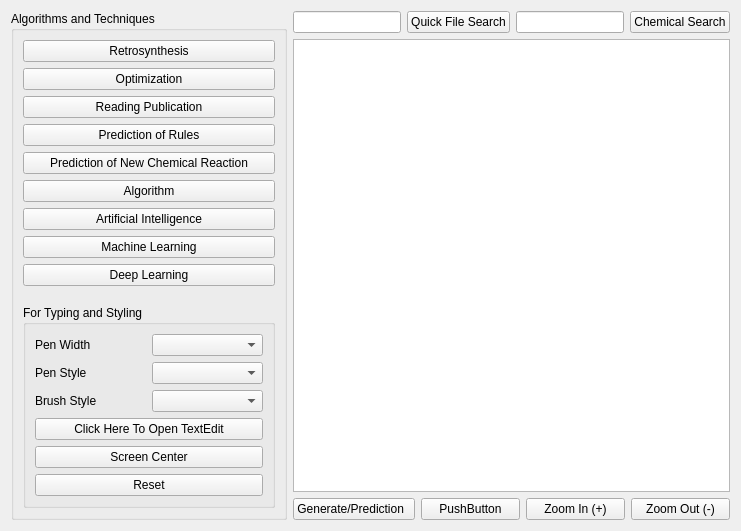
  <widget class="QWidget" name="centralwidget">
   <layout class="QHBoxLayout" name="horizontalLayout_3">
    <item>
     <layout class="QVBoxLayout" name="verticalLayout_5">
      <item>
       <widget class="QGroupBox" name="groupBox">
        <property name="title">
         <string>Algorithms and Techniques</string>
        </property>
        <layout class="QVBoxLayout" name="verticalLayout_6">
         <item>
          <layout class="QVBoxLayout" name="verticalLayout_4">
           <item>
            <widget class="QPushButton" name="pushButton">
             <property name="text">
              <string>Retrosynthesis</string>
             </property>
            </widget>
           </item>
           <item>
            <widget class="QPushButton" name="pushButton_2">
             <property name="text">
              <string>Optimization</string>
             </property>
            </widget>
           </item>
           <item>
            <widget class="QPushButton" name="pushButton_3">
             <property name="text">
              <string>Reading Publication</string>
             </property>
            </widget>
           </item>
           <item>
            <widget class="QPushButton" name="pushButton_4">
             <property name="text">
              <string>Prediction of Rules</string>
             </property>
            </widget>
           </item>
           <item>
            <widget class="QPushButton" name="pushButton_5">
             <property name="text">
              <string>Prediction of New Chemical Reaction</string>
             </property>
            </widget>
           </item>
           <item>
            <widget class="QPushButton" name="pushButton_6">
             <property name="text">
              <string>Algorithm</string>
             </property>
            </widget>
           </item>
           <item>
            <widget class="QPushButton" name="pushButton_7">
             <property name="text">
              <string>Artificial Intelligence</string>
             </property>
            </widget>
           </item>
           <item>
            <widget class="QPushButton" name="pushButton_8">
             <property name="text">
              <string>Machine Learning</string>
             </property>
            </widget>
           </item>
           <item>
            <widget class="QPushButton" name="pushButton_9">
             <property name="text">
              <string>Deep Learning</string>
             </property>
            </widget>
           </item>
           <item>
            <spacer name="verticalSpacer">
             <property name="orientation">
              <enum>Qt::Vertical</enum>
             </property>
             <property name="sizeHint" stdset="0">
              <size>
               <width>252</width>
               <height>13</height>
              </size>
             </property>
            </spacer>
           </item>
          </layout>
         </item>
         <item>
          <widget class="QGroupBox" name="groupBox_2">
           <property name="title">
            <string>For Typing and Styling</string>
           </property>
           <layout class="QVBoxLayout" name="verticalLayout">
            <item>
             <layout class="QHBoxLayout" name="horizontalLayout_6">
              <item>
               <widget class="QLabel" name="label_3">
                <property name="text">
                 <string>Pen Width</string>
                </property>
               </widget>
              </item>
              <item>
               <widget class="QComboBox" name="penwidthcomboBox"/>
              </item>
             </layout>
            </item>
            <item>
             <layout class="QHBoxLayout" name="horizontalLayout_4">
              <item>
               <widget class="QLabel" name="label">
                <property name="text">
                 <string>Pen Style</string>
                </property>
               </widget>
              </item>
              <item>
               <widget class="QComboBox" name="penstylecomboBox"/>
              </item>
             </layout>
            </item>
            <item>
             <layout class="QHBoxLayout" name="horizontalLayout_5">
              <item>
               <widget class="QLabel" name="label_2">
                <property name="text">
                 <string>Brush Style</string>
                </property>
               </widget>
              </item>
              <item>
               <widget class="QComboBox" name="brushstylecomboBox"/>
              </item>
             </layout>
            </item>
            <item>
             <widget class="QPushButton" name="pushButton_10">
              <property name="text">
               <string>Click Here To Open TextEdit</string>
              </property>
             </widget>
            </item>
            <item>
             <widget class="QPushButton" name="centerButton">
              <property name="text">
               <string>Screen Center</string>
              </property>
             </widget>
            </item>
            <item>
             <widget class="QPushButton" name="ResetButton">
              <property name="text">
               <string>Reset</string>
              </property>
             </widget>
            </item>
           </layout>
          </widget>
         </item>
        </layout>
       </widget>
      </item>
     </layout>
    </item>
    <item>
     <layout class="QVBoxLayout" name="verticalLayout_2">
      <item>
       <layout class="QHBoxLayout" name="horizontalLayout">
        <item>
         <widget class="QLineEdit" name="lineEdit">
          <property name="text">
           <string/>
          </property>
         </widget>
        </item>
        <item>
         <widget class="QPushButton" name="Quick_Search_Btn">
          <property name="text">
           <string>Quick File Search</string>
          </property>
         </widget>
        </item>
        <item>
         <widget class="QLineEdit" name="chemical_edit"/>
        </item>
        <item>
         <widget class="QPushButton" name="chemical_search_Button">
          <property name="text">
           <string>Chemical Search</string>
          </property>
         </widget>
        </item>
       </layout>
      </item>
      <item>
       <widget class="Custom_View" name="graphicsView"/>
      </item>
      <item>
       <layout class="QHBoxLayout" name="horizontalLayout_2">
        <item>
         <widget class="QPushButton" name="pushButton_12">
          <property name="text">
           <string>Generate/Prediction  </string>
          </property>
         </widget>
        </item>
        <item>
         <widget class="QPushButton" name="pushButton_13">
          <property name="text">
           <string>PushButton</string>
          </property>
         </widget>
        </item>
        <item>
         <widget class="QPushButton" name="zoomInButton">
          <property name="text">
           <string>Zoom In (+)</string>
          </property>
         </widget>
        </item>
        <item>
         <widget class="QPushButton" name="zoomOutButton">
          <property name="text">
           <string>Zoom Out (-)</string>
          </property>
         </widget>
        </item>
       </layout>
      </item>
     </layout>
    </item>
   </layout>
  </widget>
